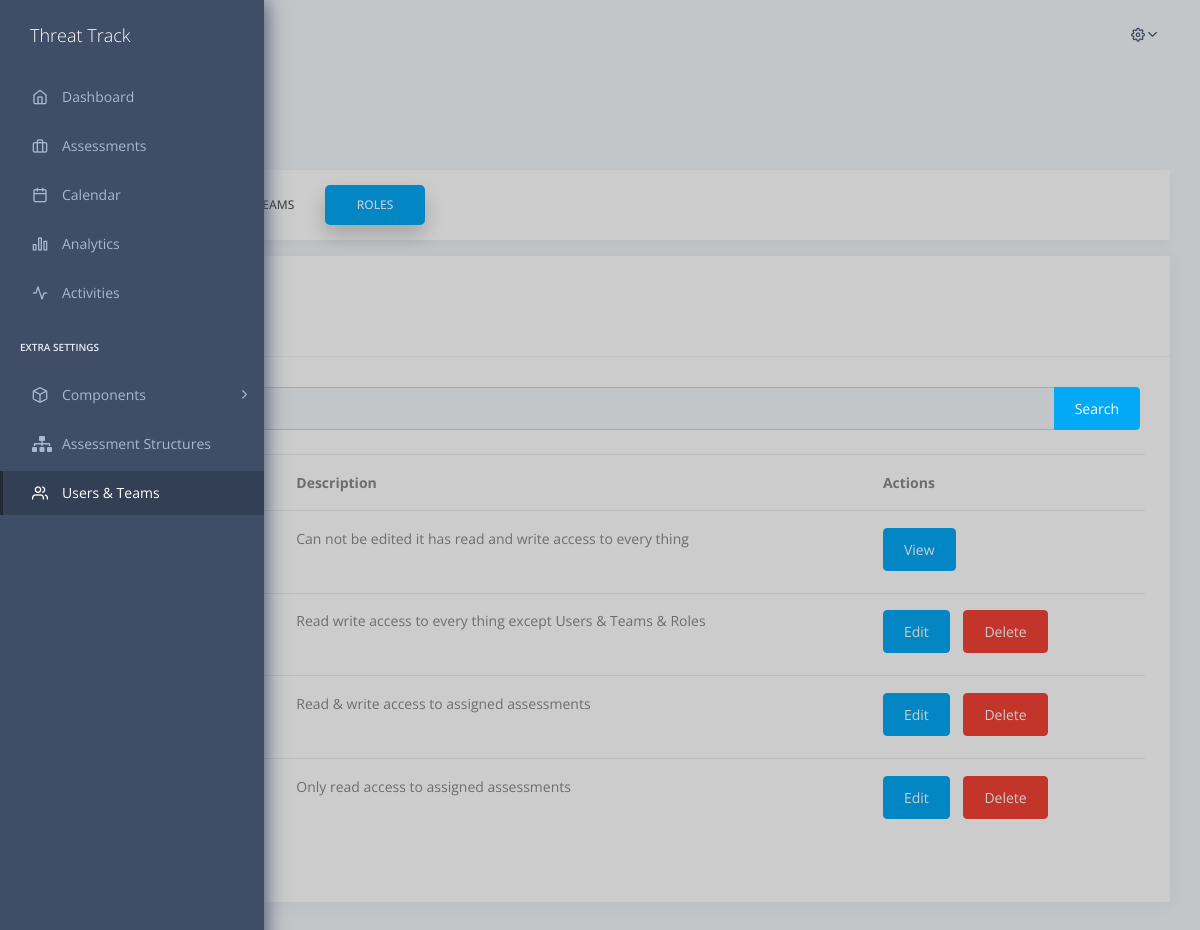
Page /users/roles (signed in) on the committed database.
### users/models.py (models this page shows, shortened)
class Role(models.Model):
    name = models.CharField(max_length=64)
    description = models.TextField(blank=True)
    color = models.CharField(max_length=7, default="#04a9f5")
    permissions = models.ManyToManyField('Permission')

### Threat_Track/decorators.py (the view)
        @login_required
        def wrapped_view(request, *args, **kwargs):
            user_permissions = request.user.userprofile.role.permissions.values_list('name', flat=True)
            if not any(permission_name in user_permissions for permission_name in permission_names):
                raise PermissionDenied
            return view_func(request, *args, **kwargs)

### Threat_Track/context_processors.py (called while the page is built)
def active_side_bar(request):
    app = request.path.split("/")[1] # first word in the link
    header_pill = request.path.split("/")[-1] # last word in the link
    if app == 'home':
        try:
            app = request.path.split("/")[2]
        except:
            app = 'dashboard'
    return {"app" : app,
            "header_pill" : header_pill}

def user_permissions(request):
    if request.user.is_anonymous:
        return {"USER_PERMISSIONS": None}
    permissions = request.user.userprofile.role.permissions.values_list("name", flat=True)
    return {"USER_PERMISSIONS": permissions}

### users/views.py (called while the page is built)
@has_permission_required('w_users')
def roles_all(request):
    roles_list = Role.objects.all()
    query = request.GET.get('q')
    if query:
        roles_list = roles_list.filter(name__icontains=query)
    paginator = Paginator(roles_list, 10)
    roles_to_show = paginator.get_page(request.GET.get('page'))
    return render(request, 'users/roles_all.html',{'roles_list':roles_to_show})

### templates/users/roles_all.html (shortened to what this page needs)
{% extends "base.html" %}
{% load static %}
{% block content %}
    <section class="pcoded-main-container">
        <div class="pcoded-wrapper">
            <div class="pcoded-content">
                <div class="pcoded-inner-content">
                                        <div class="page-header">
                                            <div class="page-block">
                                                <div class="row align-items-center">
                                                    <div class="col-md-12">
                                                        <div class="page-header-title">
                                                            <h5 class="m-b-10">All Roles</h5>
                                                        </div>
                                                        <ul class="breadcrumb">
                                                            <li class="breadcrumb-item"><a href="/"></a></li>
                                                            <li class="breadcrumb-item"><a>Roles</a></li>
                                                        </ul>
                                                    </div>
                                                    <div class="col-md-12">
                                                    </div>
                                                </div>
                                            </div>
                                        </div>
                    <div class="main-body">
                        <div class="page-wrapper">
                            <div class="row">
                                <div class="col-sm-12">
                                    <ul class="nav nav-pills mb-3" id="pills-tab" role="tablist">
                                        <li class="nav-item">
                                            <a class="nav-link {% if header_pill == 'users'%} active {% endif %}" href="{% url 'users_all' %}">Users</a>
                                        </li>
                                        <li class="nav-item">
                                            <a class="nav-link {% if header_pill == 'teams'%} active {% endif %}" href="{% url 'teams_all' %}">Teams</a>
                                        </li>
                                        <li class="nav-item">
                                            <a class="nav-link {% if header_pill == 'roles'%} active {% endif %}" href="{% url 'roles_all' %}">Roles</a>
                                        </li>
                                    </ul>
                                </div>
                                <div class="col-xl-12">
                                    <div class="card">
                                        <div class="card-header">
                                            <h5>Roles</h5>
                                            <code> <a href="{% url 'role_add' %}" class="nav-link ">Add New Role</a> </code>
                                        </div>
                                        <div class="card-block table-border-style">
                                            <div class="table-responsive">
                                                <form method="GET" action="">
                                                    <div class="form-row mb-3" style="margin:0;padding:0;">
                                                        <div class="col-md-12 mb-2">
                                                            <div class="input-group">
                                                                <input type="text" name="q" class="form-control" placeholder="Search roles">
                                                                <div class="input-group-append">
                                                                    <button class="btn btn-primary" type="submit">Search</button>
                                                                </div>
                                                            </div>
                                                        </div>
                                                    </div>
                                                </form>
                                                <table class="table table-hover">
                                                    <thead>
                                                        <tr>
                                                            <th>Role</th>
                                                            <th>Description</th>
                                                            <th>Actions</th>
                                                        </tr>
                                                    </thead>
                                                    <tbody>
                                                        {% for role in roles_list %}
                                                        <tr>
                                                            <td><a href="{% url 'role_edit'  role.id %}" class="label bg-c-green f-12 text-white" style="background-color:{{role.color}};"> {{ role.name }}</a></td>
                                                            <td> {% comment %} users in team {% endcomment %}
                                                                {{role.description}}
                                                            </td>
                                                            <td>
                                                                {% if role.name != "Manager" %}
                                                                <a href="{% url 'role_edit'  role.id %}" class="btn btn-primary">Edit</a>
                                                                <a href="#" onclick="confirmAndSubmitForm('{{ role.id }}');" class="btn btn-danger">Delete</a>
                                                                {% else %}
                                                                <a href="{% url 'role_edit'  role.id %}" class="btn btn-primary">View</a>
                                                                {% endif %}
                                                            </td>
                                                        </tr>
                                                    {% endfor %}
                                                    </tbody>
                                                </table>
                                            </div>
                                        </div>
                                    </div>
                                </div>
                            </div>
                        </div>
                    </div>
                </div>
            </div>
        </div>
    </section>
{% endblock content %}

### rows in the picture
Role: description "Can not be edited it has read and write access to every thing", name "View"
Role: description "Read write access to every thing except Users & Teams & Roles"
Role: description "Read & write access to assigned assessments"
Role: description "Only read access to assigned assessments"
